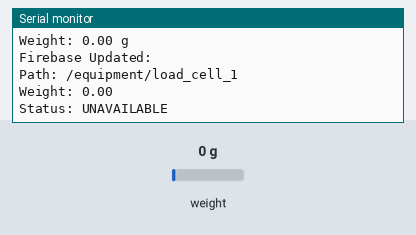
Recording of a sketch running on a simulated ESP8266 (NodeMCU). Parts: the last lines printed to the serial monitor. Inputs (shaded band) come from the test bench; at power-on: weight on the scale 0 g. WiFi joins after 1.5 s; servers stay silent unless stated.

Above: at 9.2 s.
9.3 s: weight on the scale set to 518 g
At 10.7 s:
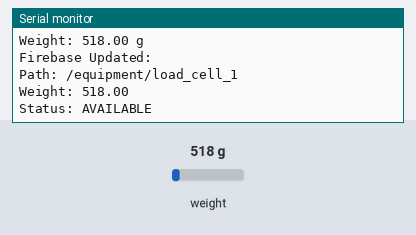
11.9 s: weight on the scale set to 477 g
At 14.0 s:
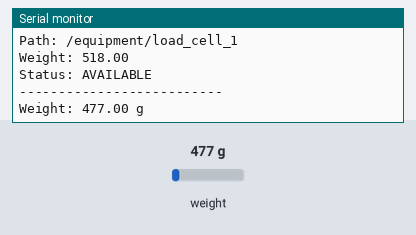
Timing chart, 0 to 15.5 s (numbered marks = the images above; inputs shaded):
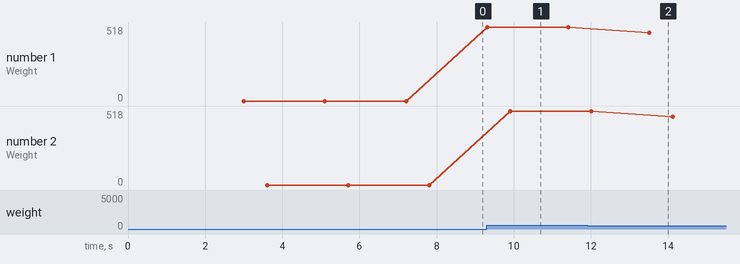

The sketch:

LoadCell_MD0487.ino
```cpp
// -----------------------------------------------------
// LoadCell_Tracker.ino (ESP8266 + HX711 + Firebase)
// -----------------------------------------------------

#include <ESP8266WiFi.h>
#include <FirebaseESP8266.h>
#include "HX711.h"

// --- WiFi ---
#define WIFI_SSID "Hirantha's Galaxy M31"
#define WIFI_PASSWORD "Hira@2413"

// --- Firebase ---
#define FIREBASE_HOST "smartgymtracker-4123b-default-rtdb.firebaseio.com"
#define FIREBASE_AUTH "RCq1FclKIALVguVHCAnNLwmCAvPH9i28PMiGgS1Z"

// --- Load Cell Pins ---
#define DT_PIN D3
#define SCK_PIN D4

HX711 scale;

// Set your calibration factor here
float calibration_factor = 732.0; // <<< Use your final calibrated factor

// Firebase objects
FirebaseData firebaseData;
FirebaseAuth auth;
FirebaseConfig config;

// --- EQUIPMENT CONFIG ---
// **THIS IS THE NEW, CLEANER PATH IN FIREBASE**
const String EQUIPMENT_NODE_ID = "load_cell_1";
const String FIREBASE_BASE_PATH = "/equipment/" + EQUIPMENT_NODE_ID;

// -----------------------------------------------------
// Connect WiFi
// -----------------------------------------------------
void connectWiFi() {
  Serial.print("Connecting WiFi");
  WiFi.begin(WIFI_SSID, WIFI_PASSWORD);

  while (WiFi.status() != WL_CONNECTED) {
    Serial.print(".");
    delay(300);
  }

  Serial.println("\nWiFi Connected ✅");
}

// -----------------------------------------------------
// Setup
// -----------------------------------------------------
void setup() {
  Serial.begin(115200);

  scale.begin(DT_PIN, SCK_PIN);

  Serial.println("Starting Load Cell...");
  connectWiFi();

  config.database_url = FIREBASE_HOST;
  config.signer.tokens.legacy_token = FIREBASE_AUTH;
  Firebase.begin(&config, &auth);

  scale.set_scale(calibration_factor);
  scale.tare();   // zero the scale

  Serial.println("Load Cell Ready 🎯");
}

// -----------------------------------------------------
// Read stable weight
// -----------------------------------------------------
float getWeight() {
  if (scale.is_ready()) {
    float reading = scale.get_units(5); // average 5 readings
    return reading;
  }
  return 0.0;
}

// -----------------------------------------------------
// Update Firebase
// -----------------------------------------------------
void updateFirebase(float weight, String status) {
  // *** PATH CHANGED HERE ***
  String basePath = FIREBASE_BASE_PATH; // Now uses /equipment/load_cell_1

  // Update Weight and Status
  Firebase.setFloat(firebaseData, basePath + "/weight", weight);
  Firebase.setString(firebaseData, basePath + "/status", status);

  // Optional: Add other info for clarity in Firebase
  Firebase.setString(firebaseData, basePath + "/equipment_id", EQUIPMENT_NODE_ID);
  Firebase.setFloat(firebaseData, basePath + "/timestamp", millis());


  Serial.println("Firebase Updated:");
  Serial.println("Path: " + basePath);
  Serial.println("Weight: " + String(weight, 2));
  Serial.println("Status: " + status);
}

// -----------------------------------------------------
// Main Loop
// -----------------------------------------------------
void loop() {
  float weight = getWeight();

  Serial.println("--------------------------");
  Serial.println("Weight: " + String(weight, 2) + " g");

  // *** ORIGINAL LOGIC RESTORED ***a
  // Status is "AVAILABLE" if weight is 500g or more.
  // Status is "UNAVAILABLE" if weight is less than 500g.
  String status = (weight >= 500.0) ? "AVAILABLE" : "UNAVAILABLE";

  updateFirebase(weight, status);

  delay(1000); // update every 1 sec
}
```

Measured:
- the behaviour switches between 500 and 499 g on weight on the scale (found by bisection; images 1 and 2)
- after the input at 9.3 s, the serial monitor: prints a new line at once (image 1)
- after the input at 11.9 s, the serial monitor: prints a new line after 1.6 s (image 2)
- plotted number 1: 0 → 518 after the input at 9.3 s, 518 → 477 after the input at 11.9 s
- plotted number 2: 0 → 518 after the input at 9.3 s, 518 → 477 after the input at 11.9 s
